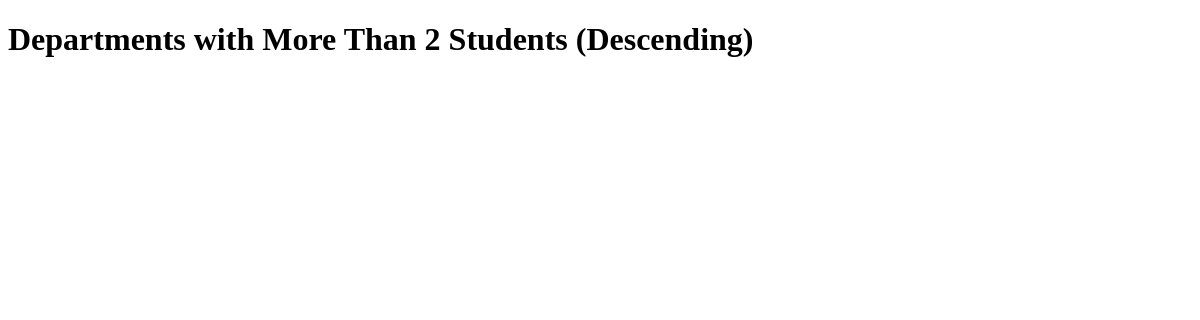
Before: /books/lab9/task4/ with the older database file.
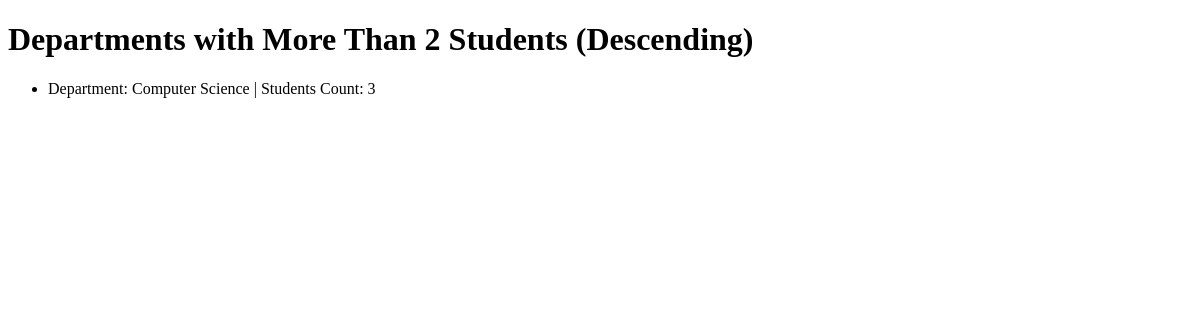
After: the same page with the newer database file.
### apps/bookmodule/models.py (models this page shows, shortened)
class Department(models.Model):
    name = models.CharField(max_length=100)

### apps/bookmodule/views.py (the view)
# urls.py: path('lab9/task4/', views.lab9_task4, name='lab9_task4'),
def lab9_task4(request):
    departments = Department.objects.annotate(student_count=Count('student')).filter(student_count__gt=2).order_by('-student_count')
    return render(request, 'bookmodule/lab9_task4.html', {'departments': departments})

### apps/templates/bookmodule/lab9_task4.html
<!DOCTYPE html>
<html>
<head><title>Task 4</title></head>
<body>
    <h1>Departments with More Than 2 Students (Descending)</h1>
    <ul>
        {% for dept in departments %}
            <li>Department: {{ dept.name }} | Students Count: {{ dept.student_count }}</li>
        {% endfor %}
    </ul>
</body>
</html>

Changed rows visible on the page:
added Department: name "Computer Science", student_count "3"
